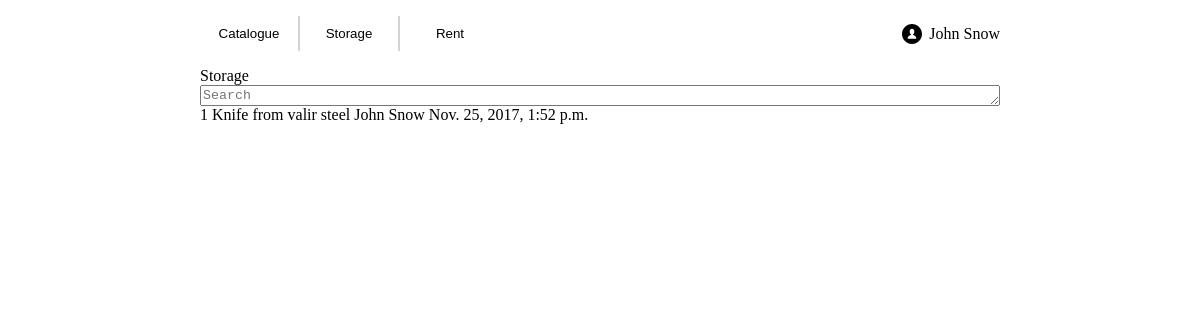
The app's page /things/catalogue_rented with its own data.
### things/models.py (models this page shows, shortened)
class Reservation(models.Model):
    start_date = models.DateTimeField('start date of the reservation')
    end_date = models.DateTimeField('end date of the reservation')
    customer_id = models.ForeignKey(Customer)
    good_id = models.ForeignKey(Good)

class Good(models.Model):
    title = models.CharField('title', max_length=100)
    owner_id = models.ForeignKey(Customer)
    good_info = models.CharField('good info', max_length=1000)
    reservation_type = models.CharField('type', max_length=1, choices=RESERVATION_TYPES)
    image_path = models.CharField('image', max_length=200)

class Customer(models.Model):
    login = models.CharField('login', max_length=200)
    first_name = models.CharField('first name', max_length=200)
    last_name = models.CharField('last name', max_length=200)
    phone = models.CharField('phone number', max_length=20)
    email = models.CharField('e-mail', max_length=100)
    address = models.CharField('address', max_length=200)

### things/views.py (the view)
def catalogue_rented(request):
    index = 2
    customer = Customer.objects.get(pk=index)
    items = Reservation.objects.filter(customer_id=customer)
    template = loader.get_template('things/catalogue_rented.html')
    return HttpResponse(template.render({'rented_items' : items}, request))

### things/templates/things/catalogue_rented.html (shortened to what this page needs)
{% extends "things/base.html" %}
{% block items_block %}
    <html lang="en">
    <head>
    </head>
    <body>
        <div>Storage</div>
        <textarea class="search" placeholder="Search" rows="1"></textarea>
        {% for item in rented_items %}
            {% include "things/rented_item.html" %}
        {% endfor %}
    </body>
    </html>
{% endblock %}

### things/templates/things/rented_item.html (shortened to what this page needs)
<html lang="en">
<head>
</head>
<body>
    <div>
        {{ item.pk }}
        {{ item.good_id.good_info }}
        {{ item.good_id.owner_id.first_name }}
        {{ item.good_id.owner_id.last_name }}
        {{ item.start_date }}
    </div>
</body>
</html>

### things/templates/things/catalogue_rented.html (style rules this page uses)
.search { width: 100%; }

### records on screen
Reservation: pk "1", good_id.good_info "Knife from valir steel", good_id.owner_id.first_name "John", good_id.owner_id.last_name "Snow", start_date "Nov. 25, 2017, 1:52 p.m."
